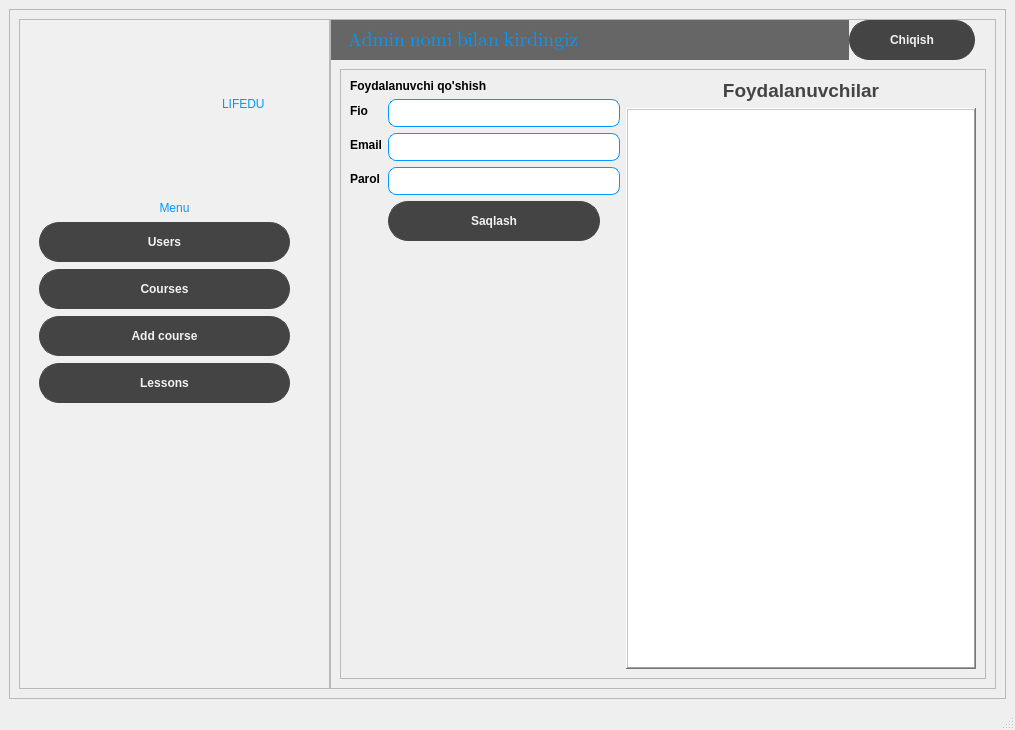
<?xml version="1.0" encoding="UTF-8"?>
<ui version="4.0">
 <class>Admin</class>
 <widget class="QMainWindow" name="Admin">
  <property name="geometry">
   <rect>
    <x>0</x>
    <y>0</y>
    <width>1015</width>
    <height>730</height>
   </rect>
  </property>
  <property name="windowTitle">
   <string>MainWindow</string>
  </property>
  <property name="styleSheet">
   <string notr="true">QPushButton{
    background-color: #444444;
    color: #f1f1f1;
    padding: 12px;
    border-radius: 20px;
    border: 1px solid #444444;
    margin-right: 20px;
    font-weight: 700;
}
QPushButton:hover{
    color: #444;
    background: #fff;	
}</string>
  </property>
  <widget class="QWidget" name="centralwidget">
   <layout class="QGridLayout" name="gridLayout">
    <item row="0" column="0">
     <widget class="QFrame" name="frame">
      <property name="frameShape">
       <enum>QFrame::StyledPanel</enum>
      </property>
      <property name="frameShadow">
       <enum>QFrame::Raised</enum>
      </property>
      <layout class="QGridLayout" name="gridLayout_2">
       <property name="spacing">
        <number>0</number>
       </property>
       <item row="0" column="0">
        <widget class="QFrame" name="frame_2">
         <property name="maximumSize">
          <size>
           <width>320</width>
           <height>16777215</height>
          </size>
         </property>
         <property name="styleSheet">
          <string notr="true">background: #f0f0f0;</string>
         </property>
         <property name="frameShape">
          <enum>QFrame::StyledPanel</enum>
         </property>
         <property name="frameShadow">
          <enum>QFrame::Raised</enum>
         </property>
         <layout class="QGridLayout" name="gridLayout_3">
          <item row="0" column="0">
           <layout class="QVBoxLayout" name="verticalLayout" stretch="0,0,0,0,0,0,0,2">
            <property name="spacing">
             <number>7</number>
            </property>
            <property name="leftMargin">
             <number>10</number>
            </property>
            <property name="topMargin">
             <number>25</number>
            </property>
            <property name="rightMargin">
             <number>10</number>
            </property>
            <property name="bottomMargin">
             <number>25</number>
            </property>
            <item>
             <layout class="QHBoxLayout" name="horizontalLayout_2" stretch="0,0,0,0,0,0,2,0,0,0,0">
              <item>
               <spacer name="horizontalSpacer_5">
                <property name="orientation">
                 <enum>Qt::Horizontal</enum>
                </property>
                <property name="sizeHint" stdset="0">
                 <size>
                  <width>40</width>
                  <height>20</height>
                 </size>
                </property>
               </spacer>
              </item>
              <item>
               <spacer name="horizontalSpacer_8">
                <property name="orientation">
                 <enum>Qt::Horizontal</enum>
                </property>
                <property name="sizeHint" stdset="0">
                 <size>
                  <width>40</width>
                  <height>20</height>
                 </size>
                </property>
               </spacer>
              </item>
              <item>
               <widget class="QLabel" name="label">
                <property name="minimumSize">
                 <size>
                  <width>100</width>
                  <height>100</height>
                 </size>
                </property>
                <property name="maximumSize">
                 <size>
                  <width>100</width>
                  <height>100</height>
                 </size>
                </property>
                <property name="text">
                 <string/>
                </property>
                <property name="pixmap">
                 <pixmap resource="assets/files.qrc">:/new/prefix1/images/l.png</pixmap>
                </property>
                <property name="scaledContents">
                 <bool>true</bool>
                </property>
               </widget>
              </item>
              <item>
               <spacer name="horizontalSpacer_4">
                <property name="orientation">
                 <enum>Qt::Horizontal</enum>
                </property>
                <property name="sizeHint" stdset="0">
                 <size>
                  <width>40</width>
                  <height>20</height>
                 </size>
                </property>
               </spacer>
              </item>
              <item>
               <spacer name="horizontalSpacer_3">
                <property name="orientation">
                 <enum>Qt::Horizontal</enum>
                </property>
                <property name="sizeHint" stdset="0">
                 <size>
                  <width>40</width>
                  <height>20</height>
                 </size>
                </property>
               </spacer>
              </item>
              <item>
               <spacer name="horizontalSpacer_2">
                <property name="orientation">
                 <enum>Qt::Horizontal</enum>
                </property>
                <property name="sizeHint" stdset="0">
                 <size>
                  <width>40</width>
                  <height>20</height>
                 </size>
                </property>
               </spacer>
              </item>
              <item>
               <spacer name="horizontalSpacer">
                <property name="orientation">
                 <enum>Qt::Horizontal</enum>
                </property>
                <property name="sizeHint" stdset="0">
                 <size>
                  <width>40</width>
                  <height>20</height>
                 </size>
                </property>
               </spacer>
              </item>
              <item>
               <widget class="QLabel" name="label_2">
                <property name="styleSheet">
                 <string notr="true">font: 75 14pt &quot;MS Shell Dlg 2&quot;;
color: rgb(0, 153, 255);</string>
                </property>
                <property name="text">
                 <string>LIFEDU</string>
                </property>
               </widget>
              </item>
              <item>
               <spacer name="horizontalSpacer_9">
                <property name="orientation">
                 <enum>Qt::Horizontal</enum>
                </property>
                <property name="sizeHint" stdset="0">
                 <size>
                  <width>40</width>
                  <height>20</height>
                 </size>
                </property>
               </spacer>
              </item>
              <item>
               <spacer name="horizontalSpacer_7">
                <property name="orientation">
                 <enum>Qt::Horizontal</enum>
                </property>
                <property name="sizeHint" stdset="0">
                 <size>
                  <width>40</width>
                  <height>20</height>
                 </size>
                </property>
               </spacer>
              </item>
              <item>
               <spacer name="horizontalSpacer_6">
                <property name="orientation">
                 <enum>Qt::Horizontal</enum>
                </property>
                <property name="sizeHint" stdset="0">
                 <size>
                  <width>40</width>
                  <height>20</height>
                 </size>
                </property>
               </spacer>
              </item>
             </layout>
            </item>
            <item>
             <spacer name="verticalSpacer">
              <property name="orientation">
               <enum>Qt::Vertical</enum>
              </property>
              <property name="sizeHint" stdset="0">
               <size>
                <width>20</width>
                <height>40</height>
               </size>
              </property>
             </spacer>
            </item>
            <item>
             <widget class="QLabel" name="label_3">
              <property name="styleSheet">
               <string notr="true">font: 14pt &quot;MS Shell Dlg 2&quot;;
color: #09f;</string>
              </property>
              <property name="text">
               <string>Menu</string>
              </property>
              <property name="alignment">
               <set>Qt::AlignCenter</set>
              </property>
             </widget>
            </item>
            <item>
             <widget class="QPushButton" name="pushButton">
              <property name="styleSheet">
               <string notr="true">QPushButton{
    background-color: #444444;
    color: #f1f1f1;
    padding: 12px;
    border-radius: 20px;
    border: 1px solid #444444;
    margin-right: 20px;
    font-weight: 700;
}
QPushButton:hover{
    color: #444;
    background: #fff;	
}</string>
              </property>
              <property name="text">
               <string>Users</string>
              </property>
             </widget>
            </item>
            <item>
             <widget class="QPushButton" name="pushButton_2">
              <property name="styleSheet">
               <string notr="true">QPushButton{
    background-color: #444444;
    color: #f1f1f1;
    padding: 12px;
    border-radius: 20px;
    border: 1px solid #444444;
    margin-right: 20px;
    font-weight: 700;
}
QPushButton:hover{
    color: #444;
    background: #fff;	
}</string>
              </property>
              <property name="text">
               <string>Courses</string>
              </property>
             </widget>
            </item>
            <item>
             <widget class="QPushButton" name="pushButton_3">
              <property name="styleSheet">
               <string notr="true">QPushButton{
    background-color: #444444;
    color: #f1f1f1;
    padding: 12px;
    border-radius: 20px;
    border: 1px solid #444444;
    margin-right: 20px;
    font-weight: 700;
}
QPushButton:hover{
    color: #444;
    background: #fff;	
}</string>
              </property>
              <property name="text">
               <string>Add course</string>
              </property>
             </widget>
            </item>
            <item>
             <widget class="QPushButton" name="pushButton_8">
              <property name="styleSheet">
               <string notr="true">QPushButton{
    background-color: #444444;
    color: #f1f1f1;
    padding: 12px;
    border-radius: 20px;
    border: 1px solid #444444;
    margin-right: 20px;
    font-weight: 700;
}
QPushButton:hover{
    color: #444;
    background: #fff;	
}</string>
              </property>
              <property name="text">
               <string>Lessons</string>
              </property>
             </widget>
            </item>
            <item>
             <spacer name="verticalSpacer_2">
              <property name="orientation">
               <enum>Qt::Vertical</enum>
              </property>
              <property name="sizeHint" stdset="0">
               <size>
                <width>20</width>
                <height>40</height>
               </size>
              </property>
             </spacer>
            </item>
           </layout>
          </item>
         </layout>
        </widget>
       </item>
       <item row="0" column="1">
        <widget class="QFrame" name="frame_3">
         <property name="frameShape">
          <enum>QFrame::StyledPanel</enum>
         </property>
         <property name="frameShadow">
          <enum>QFrame::Raised</enum>
         </property>
         <layout class="QGridLayout" name="gridLayout_4">
          <property name="leftMargin">
           <number>0</number>
          </property>
          <property name="topMargin">
           <number>0</number>
          </property>
          <property name="rightMargin">
           <number>0</number>
          </property>
          <property name="bottomMargin">
           <number>0</number>
          </property>
          <property name="spacing">
           <number>0</number>
          </property>
          <item row="0" column="0">
           <layout class="QHBoxLayout" name="horizontalLayout" stretch="4,0">
            <item>
             <widget class="QLabel" name="label_fio">
              <property name="font">
               <font>
                <family>Segoe UI Emoji</family>
                <pointsize>14</pointsize>
                <weight>50</weight>
                <italic>false</italic>
                <bold>false</bold>
               </font>
              </property>
              <property name="styleSheet">
               <string notr="true">background: #666;color: #09f; padding-left: 12px;</string>
              </property>
              <property name="text">
               <string>Admin nomi bilan kirdingiz</string>
              </property>
             </widget>
            </item>
            <item>
             <widget class="QPushButton" name="pushButton_4">
              <property name="styleSheet">
               <string notr="true">width: 100px;
margin-right:20px;</string>
              </property>
              <property name="text">
               <string>Chiqish</string>
              </property>
              <property name="icon">
               <iconset resource="assets/files.qrc">
                <normaloff>:/new/prefix1/images/logout.png</normaloff>:/new/prefix1/images/logout.png</iconset>
              </property>
             </widget>
            </item>
           </layout>
          </item>
          <item row="1" column="0">
           <widget class="QStackedWidget" name="stackedWidget">
            <property name="currentIndex">
             <number>0</number>
            </property>
            <widget class="QWidget" name="courses">
             <layout class="QGridLayout" name="gridLayout_5">
              <item row="0" column="0">
               <widget class="QFrame" name="frame_4">
                <property name="frameShape">
                 <enum>QFrame::StyledPanel</enum>
                </property>
                <property name="frameShadow">
                 <enum>QFrame::Raised</enum>
                </property>
                <layout class="QGridLayout" name="gridLayout_6">
                 <item row="0" column="1">
                  <layout class="QVBoxLayout" name="verticalLayout_2">
                   <item>
                    <widget class="QLabel" name="label_7">
                     <property name="font">
                      <font>
                       <pointsize>14</pointsize>
                       <weight>75</weight>
                       <bold>true</bold>
                      </font>
                     </property>
                     <property name="styleSheet">
                      <string notr="true">color: #444;</string>
                     </property>
                     <property name="text">
                      <string>Foydalanuvchilar</string>
                     </property>
                     <property name="alignment">
                      <set>Qt::AlignCenter</set>
                     </property>
                    </widget>
                   </item>
                   <item>
                    <widget class="QListWidget" name="listWidget">
                     <property name="minimumSize">
                      <size>
                       <width>350</width>
                       <height>500</height>
                      </size>
                     </property>
                     <property name="maximumSize">
                      <size>
                       <width>10000</width>
                       <height>16777215</height>
                      </size>
                     </property>
                     <property name="font">
                      <font>
                       <family>Segoe UI</family>
                       <pointsize>14</pointsize>
                       <weight>50</weight>
                       <bold>false</bold>
                       <strikeout>false</strikeout>
                      </font>
                     </property>
                     <property name="frameShape">
                      <enum>QFrame::WinPanel</enum>
                     </property>
                     <property name="frameShadow">
                      <enum>QFrame::Raised</enum>
                     </property>
                     <property name="layoutMode">
                      <enum>QListView::Batched</enum>
                     </property>
                     <property name="currentRow">
                      <number>-1</number>
                     </property>
                    </widget>
                   </item>
                  </layout>
                 </item>
                 <item row="0" column="0">
                  <layout class="QFormLayout" name="formLayout_3">
                   <item row="1" column="0">
                    <widget class="QLabel" name="label_8">
                     <property name="styleSheet">
                      <string notr="true">font: 14pt &quot;Tahoma&quot;;
font-weight: bold;</string>
                     </property>
                     <property name="text">
                      <string>Fio</string>
                     </property>
                    </widget>
                   </item>
                   <item row="1" column="1">
                    <widget class="QLineEdit" name="lineEdit_2">
                     <property name="styleSheet">
                      <string notr="true">border-radius: 8px;
font: 14pt &quot;MS Shell Dlg 2&quot;;
 border: 1px solid #09f;
padding:5px;</string>
                     </property>
                    </widget>
                   </item>
                   <item row="2" column="1">
                    <widget class="QLineEdit" name="lineEdit_3">
                     <property name="styleSheet">
                      <string notr="true">border-radius: 8px;
font: 14pt &quot;MS Shell Dlg 2&quot;;
 border: 1px solid #09f;
padding:5px;</string>
                     </property>
                    </widget>
                   </item>
                   <item row="3" column="1">
                    <widget class="QLineEdit" name="lineEdit_4">
                     <property name="styleSheet">
                      <string notr="true">border-radius: 8px;
font: 14pt &quot;MS Shell Dlg 2&quot;;
 border: 1px solid #09f;
padding:5px;</string>
                     </property>
                    </widget>
                   </item>
                   <item row="2" column="0">
                    <widget class="QLabel" name="label_9">
                     <property name="styleSheet">
                      <string notr="true">font: 14pt &quot;Tahoma&quot;;
font-weight: bold;</string>
                     </property>
                     <property name="text">
                      <string>Email</string>
                     </property>
                    </widget>
                   </item>
                   <item row="3" column="0">
                    <widget class="QLabel" name="label_10">
                     <property name="styleSheet">
                      <string notr="true">font: 14pt &quot;Tahoma&quot;;
font-weight: bold;</string>
                     </property>
                     <property name="text">
                      <string>Parol</string>
                     </property>
                    </widget>
                   </item>
                   <item row="4" column="1">
                    <widget class="QPushButton" name="pushButton_5">
                     <property name="text">
                      <string>Saqlash</string>
                     </property>
                    </widget>
                   </item>
                   <item row="0" column="0" colspan="2">
                    <widget class="QLabel" name="label_4">
                     <property name="styleSheet">
                      <string notr="true">font: 14pt &quot;Tahoma&quot;;
font-weight: bold;</string>
                     </property>
                     <property name="text">
                      <string>Foydalanuvchi qo'shish</string>
                     </property>
                    </widget>
                   </item>
                  </layout>
                 </item>
                </layout>
               </widget>
              </item>
             </layout>
            </widget>
            <widget class="QWidget" name="classroom">
             <layout class="QGridLayout" name="gridLayout_8">
              <item row="0" column="0">
               <widget class="QFrame" name="frame_5">
                <property name="frameShape">
                 <enum>QFrame::StyledPanel</enum>
                </property>
                <property name="frameShadow">
                 <enum>QFrame::Raised</enum>
                </property>
                <layout class="QGridLayout" name="gridLayout_11">
                 <item row="0" column="0">
                  <layout class="QVBoxLayout" name="verticalLayout_3">
                   <item>
                    <widget class="QLabel" name="label_11">
                     <property name="font">
                      <font>
                       <pointsize>14</pointsize>
                       <weight>75</weight>
                       <bold>true</bold>
                      </font>
                     </property>
                     <property name="styleSheet">
                      <string notr="true">color: #444;</string>
                     </property>
                     <property name="text">
                      <string>Kurslar</string>
                     </property>
                     <property name="alignment">
                      <set>Qt::AlignCenter</set>
                     </property>
                    </widget>
                   </item>
                   <item>
                    <widget class="QListWidget" name="listWidget_2">
                     <property name="minimumSize">
                      <size>
                       <width>300</width>
                       <height>500</height>
                      </size>
                     </property>
                     <property name="maximumSize">
                      <size>
                       <width>360</width>
                       <height>16777215</height>
                      </size>
                     </property>
                     <property name="font">
                      <font>
                       <family>Segoe UI</family>
                       <pointsize>14</pointsize>
                       <weight>50</weight>
                       <bold>false</bold>
                       <strikeout>false</strikeout>
                      </font>
                     </property>
                     <property name="frameShape">
                      <enum>QFrame::WinPanel</enum>
                     </property>
                     <property name="frameShadow">
                      <enum>QFrame::Raised</enum>
                     </property>
                     <property name="layoutMode">
                      <enum>QListView::Batched</enum>
                     </property>
                     <property name="currentRow">
                      <number>-1</number>
                     </property>
                    </widget>
                   </item>
                  </layout>
                 </item>
                 <item row="0" column="1">
                  <widget class="QFrame" name="frame_7">
                   <property name="frameShape">
                    <enum>QFrame::StyledPanel</enum>
                   </property>
                   <property name="frameShadow">
                    <enum>QFrame::Raised</enum>
                   </property>
                   <layout class="QGridLayout" name="gridLayout_7">
                    <property name="topMargin">
                     <number>0</number>
                    </property>
                    <item row="0" column="0">
                     <widget class="QLabel" name="label_5">
                      <property name="styleSheet">
                       <string notr="true">font: 14pt &quot;Tahoma&quot;;
font-weight: bold;</string>
                      </property>
                      <property name="text">
                       <string>Kursga dars qo'shish</string>
                      </property>
                     </widget>
                    </item>
                    <item row="1" column="0">
                     <layout class="QFormLayout" name="formLayout_4">
                      <item row="3" column="0">
                       <widget class="QLabel" name="label_13">
                        <property name="styleSheet">
                         <string notr="true">font: 14pt &quot;Tahoma&quot;;
font-weight: bold;</string>
                        </property>
                        <property name="text">
                         <string>Content</string>
                        </property>
                       </widget>
                      </item>
                      <item row="3" column="1">
                       <widget class="QTextEdit" name="textEdit">
                        <property name="styleSheet">
                         <string notr="true">border-radius: 8px;
font: 14pt &quot;MS Shell Dlg 2&quot;;
 border: 1px solid #09f;
padding:5px;</string>
                        </property>
                       </widget>
                      </item>
                      <item row="1" column="1">
                       <widget class="QLineEdit" name="lineEdit_5">
                        <property name="styleSheet">
                         <string notr="true">border-radius: 8px;
font: 14pt &quot;MS Shell Dlg 2&quot;;
 border: 1px solid #09f;
padding:5px;</string>
                        </property>
                       </widget>
                      </item>
                      <item row="1" column="0">
                       <widget class="QLabel" name="label_12">
                        <property name="styleSheet">
                         <string notr="true">font: 14pt &quot;Tahoma&quot;;
font-weight: bold;</string>
                        </property>
                        <property name="text">
                         <string>Title</string>
                        </property>
                       </widget>
                      </item>
                      <item row="2" column="1">
                       <widget class="QLineEdit" name="lineEdit_6">
                        <property name="styleSheet">
                         <string notr="true">border-radius: 8px;
font: 14pt &quot;MS Shell Dlg 2&quot;;
 border: 1px solid #09f;
padding:5px;</string>
                        </property>
                       </widget>
                      </item>
                      <item row="2" column="0">
                       <widget class="QLabel" name="label_14">
                        <property name="styleSheet">
                         <string notr="true">font: 14pt &quot;Tahoma&quot;;
font-weight: bold;</string>
                        </property>
                        <property name="text">
                         <string>Video</string>
                        </property>
                       </widget>
                      </item>
                      <item row="4" column="1">
                       <widget class="QPushButton" name="pushButton_6">
                        <property name="text">
                         <string>Saqlash</string>
                        </property>
                       </widget>
                      </item>
                     </layout>
                    </item>
                   </layout>
                  </widget>
                 </item>
                </layout>
               </widget>
              </item>
             </layout>
            </widget>
            <widget class="QWidget" name="page">
             <layout class="QGridLayout" name="gridLayout_10">
              <item row="0" column="0">
               <widget class="QFrame" name="frame_6">
                <property name="frameShape">
                 <enum>QFrame::StyledPanel</enum>
                </property>
                <property name="frameShadow">
                 <enum>QFrame::Raised</enum>
                </property>
                <layout class="QGridLayout" name="gridLayout_9">
                 <item row="0" column="0">
                  <layout class="QFormLayout" name="formLayout_5">
                   <item row="1" column="0">
                    <widget class="QLabel" name="label_16">
                     <property name="minimumSize">
                      <size>
                       <width>120</width>
                       <height>0</height>
                      </size>
                     </property>
                     <property name="maximumSize">
                      <size>
                       <width>200</width>
                       <height>16777215</height>
                      </size>
                     </property>
                     <property name="styleSheet">
                      <string notr="true">font: 14pt &quot;Tahoma&quot;;
font-weight: bold;</string>
                     </property>
                     <property name="text">
                      <string>Name</string>
                     </property>
                    </widget>
                   </item>
                   <item row="1" column="1">
                    <widget class="QLineEdit" name="lineEdit_8">
                     <property name="minimumSize">
                      <size>
                       <width>300</width>
                       <height>0</height>
                      </size>
                     </property>
                     <property name="maximumSize">
                      <size>
                       <width>400</width>
                       <height>16777215</height>
                      </size>
                     </property>
                     <property name="styleSheet">
                      <string notr="true">border-radius: 8px;
font: 14pt &quot;MS Shell Dlg 2&quot;;
 border: 1px solid #09f;
padding:5px;</string>
                     </property>
                    </widget>
                   </item>
                   <item row="2" column="1">
                    <widget class="QLineEdit" name="lineEdit_9">
                     <property name="minimumSize">
                      <size>
                       <width>300</width>
                       <height>0</height>
                      </size>
                     </property>
                     <property name="maximumSize">
                      <size>
                       <width>400</width>
                       <height>16777215</height>
                      </size>
                     </property>
                     <property name="styleSheet">
                      <string notr="true">border-radius: 8px;
font: 14pt &quot;MS Shell Dlg 2&quot;;
 border: 1px solid #09f;
padding:5px;</string>
                     </property>
                    </widget>
                   </item>
                   <item row="3" column="1">
                    <widget class="QLineEdit" name="lineEdit_10">
                     <property name="minimumSize">
                      <size>
                       <width>300</width>
                       <height>0</height>
                      </size>
                     </property>
                     <property name="maximumSize">
                      <size>
                       <width>400</width>
                       <height>16777215</height>
                      </size>
                     </property>
                     <property name="styleSheet">
                      <string notr="true">border-radius: 8px;
font: 14pt &quot;MS Shell Dlg 2&quot;;
 border: 1px solid #09f;
padding:5px;</string>
                     </property>
                    </widget>
                   </item>
                   <item row="2" column="0">
                    <widget class="QLabel" name="label_17">
                     <property name="minimumSize">
                      <size>
                       <width>120</width>
                       <height>0</height>
                      </size>
                     </property>
                     <property name="maximumSize">
                      <size>
                       <width>200</width>
                       <height>16777215</height>
                      </size>
                     </property>
                     <property name="styleSheet">
                      <string notr="true">font: 14pt &quot;Tahoma&quot;;
font-weight: bold;</string>
                     </property>
                     <property name="text">
                      <string>Title</string>
                     </property>
                    </widget>
                   </item>
                   <item row="3" column="0">
                    <widget class="QLabel" name="label_18">
                     <property name="minimumSize">
                      <size>
                       <width>120</width>
                       <height>0</height>
                      </size>
                     </property>
                     <property name="maximumSize">
                      <size>
                       <width>200</width>
                       <height>16777215</height>
                      </size>
                     </property>
                     <property name="styleSheet">
                      <string notr="true">font: 14pt &quot;Tahoma&quot;;
font-weight: bold;</string>
                     </property>
                     <property name="text">
                      <string>Image</string>
                     </property>
                    </widget>
                   </item>
                   <item row="4" column="1">
                    <widget class="QPushButton" name="pushButton_7">
                     <property name="minimumSize">
                      <size>
                       <width>200</width>
                       <height>0</height>
                      </size>
                     </property>
                     <property name="maximumSize">
                      <size>
                       <width>400</width>
                       <height>16777215</height>
                      </size>
                     </property>
                     <property name="text">
                      <string>Saqlash</string>
                     </property>
                    </widget>
                   </item>
                   <item row="0" column="1">
                    <widget class="QLabel" name="label_6">
                     <property name="styleSheet">
                      <string notr="true">font: 14pt &quot;Tahoma&quot;;
font-weight: bold;</string>
                     </property>
                     <property name="text">
                      <string>Kurs qo'shish</string>
                     </property>
                    </widget>
                   </item>
                  </layout>
                 </item>
                </layout>
               </widget>
              </item>
             </layout>
            </widget>
            <widget class="QWidget" name="page_2">
             <layout class="QGridLayout" name="gridLayout_12">
              <item row="0" column="0">
               <layout class="QVBoxLayout" name="verticalLayout_4">
                <item>
                 <widget class="QLabel" name="label_15">
                  <property name="font">
                   <font>
                    <pointsize>14</pointsize>
                    <weight>75</weight>
                    <bold>true</bold>
                   </font>
                  </property>
                  <property name="styleSheet">
                   <string notr="true">color: #444;</string>
                  </property>
                  <property name="text">
                   <string>Kurslar</string>
                  </property>
                  <property name="alignment">
                   <set>Qt::AlignCenter</set>
                  </property>
                 </widget>
                </item>
                <item>
                 <widget class="QListWidget" name="listWidget_3">
                  <property name="minimumSize">
                   <size>
                    <width>300</width>
                    <height>500</height>
                   </size>
                  </property>
                  <property name="maximumSize">
                   <size>
                    <width>360</width>
                    <height>16777215</height>
                   </size>
                  </property>
                  <property name="font">
                   <font>
                    <family>Segoe UI</family>
                    <pointsize>14</pointsize>
                    <weight>50</weight>
                    <bold>false</bold>
                    <strikeout>false</strikeout>
                   </font>
                  </property>
                  <property name="frameShape">
                   <enum>QFrame::WinPanel</enum>
                  </property>
                  <property name="frameShadow">
                   <enum>QFrame::Raised</enum>
                  </property>
                  <property name="layoutMode">
                   <enum>QListView::Batched</enum>
                  </property>
                  <property name="currentRow">
                   <number>-1</number>
                  </property>
                 </widget>
                </item>
               </layout>
              </item>
              <item row="0" column="1">
               <layout class="QVBoxLayout" name="verticalLayout_5">
                <item>
                 <widget class="QLabel" name="label_19">
                  <property name="font">
                   <font>
                    <pointsize>14</pointsize>
                    <weight>75</weight>
                    <bold>true</bold>
                   </font>
                  </property>
                  <property name="styleSheet">
                   <string notr="true">color: #444;</string>
                  </property>
                  <property name="text">
                   <string>Darslar</string>
                  </property>
                  <property name="alignment">
                   <set>Qt::AlignCenter</set>
                  </property>
                 </widget>
                </item>
                <item>
                 <widget class="QListWidget" name="listWidget_4">
                  <property name="minimumSize">
                   <size>
                    <width>300</width>
                    <height>500</height>
                   </size>
                  </property>
                  <property name="maximumSize">
                   <size>
                    <width>360</width>
                    <height>16777215</height>
                   </size>
                  </property>
                  <property name="font">
                   <font>
                    <family>Segoe UI</family>
                    <pointsize>14</pointsize>
                    <weight>50</weight>
                    <bold>false</bold>
                    <strikeout>false</strikeout>
                   </font>
                  </property>
                  <property name="frameShape">
                   <enum>QFrame::WinPanel</enum>
                  </property>
                  <property name="frameShadow">
                   <enum>QFrame::Raised</enum>
                  </property>
                  <property name="layoutMode">
                   <enum>QListView::Batched</enum>
                  </property>
                  <property name="currentRow">
                   <number>-1</number>
                  </property>
                 </widget>
                </item>
               </layout>
              </item>
             </layout>
            </widget>
           </widget>
          </item>
         </layout>
        </widget>
       </item>
      </layout>
     </widget>
    </item>
   </layout>
  </widget>
  <widget class="QMenuBar" name="menubar">
   <property name="geometry">
    <rect>
     <x>0</x>
     <y>0</y>
     <width>1015</width>
     <height>26</height>
    </rect>
   </property>
  </widget>
  <widget class="QStatusBar" name="statusbar"/>
 </widget>
 <resources>
  <include location="assets/files.qrc"/>
 </resources>
 <connections/>
</ui>
